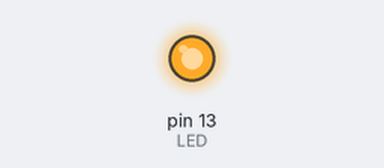
Simulated run of this sketch. Board: Arduino Uno, built with avr-gcc and run on an emulated ATmega328P. Parts: output pins drawn as LEDs (lit = HIGH).

Above: at 0.1 s.
Timing chart, 0 to 1.6 s (numbered marks = the images above):
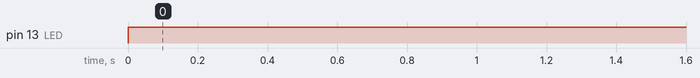

The sketch:

blinking_red.ino
```cpp
int LED = 13; // pin declaration

void setup() {
  pinMode(LED, OUTPUT); // initialization
}

void loop() {
  digitalWrite(LED, HIGH);
  delay(1000);
  digitalWrite(LED, HIGH);
  delay(1000);
}
```

Measured:
- by itself, pin 13 (LED): LOW → HIGH at 0.00 s
